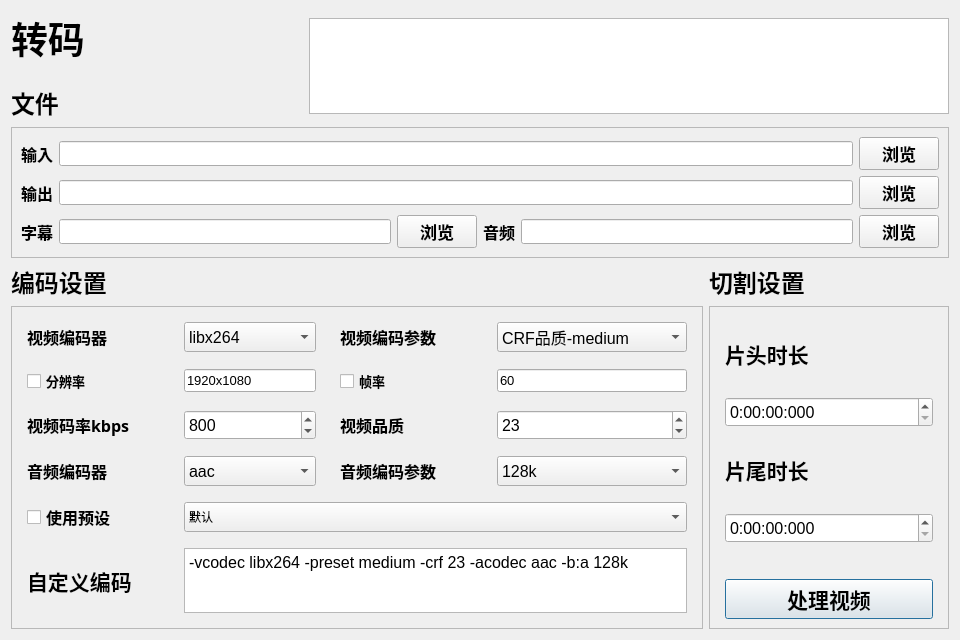
<?xml version="1.0" encoding="UTF-8"?>
<ui version="4.0">
 <class>Form</class>
 <widget class="QWidget" name="Form">
  <property name="enabled">
   <bool>true</bool>
  </property>
  <property name="geometry">
   <rect>
    <x>0</x>
    <y>0</y>
    <width>960</width>
    <height>640</height>
   </rect>
  </property>
  <property name="minimumSize">
   <size>
    <width>960</width>
    <height>640</height>
   </size>
  </property>
  <property name="maximumSize">
   <size>
    <width>1920</width>
    <height>1080</height>
   </size>
  </property>
  <property name="windowTitle">
   <string>Form</string>
  </property>
  <layout class="QVBoxLayout" name="verticalLayout_5">
   <item>
    <layout class="QHBoxLayout" name="horizontalLayout_3">
     <property name="spacing">
      <number>20</number>
     </property>
     <property name="sizeConstraint">
      <enum>QLayout::SizeConstraint::SetDefaultConstraint</enum>
     </property>
     <item>
      <layout class="QVBoxLayout" name="verticalLayout_4">
       <property name="rightMargin">
        <number>0</number>
       </property>
       <item>
        <widget class="QLabel" name="Title1">
         <property name="sizePolicy">
          <sizepolicy hsizetype="Maximum" vsizetype="Maximum">
           <horstretch>0</horstretch>
           <verstretch>0</verstretch>
          </sizepolicy>
         </property>
         <property name="maximumSize">
          <size>
           <width>100</width>
           <height>64</height>
          </size>
         </property>
         <property name="font">
          <font>
           <family>梦源黑体 SC W18</family>
           <pointsize>28</pointsize>
           <bold>true</bold>
           <kerning>true</kerning>
          </font>
         </property>
         <property name="text">
          <string>转码</string>
         </property>
        </widget>
       </item>
       <item>
        <widget class="QLabel" name="Title2">
         <property name="sizePolicy">
          <sizepolicy hsizetype="Preferred" vsizetype="Maximum">
           <horstretch>0</horstretch>
           <verstretch>0</verstretch>
          </sizepolicy>
         </property>
         <property name="maximumSize">
          <size>
           <width>100</width>
           <height>45</height>
          </size>
         </property>
         <property name="font">
          <font>
           <family>梦源黑体 SC W18</family>
           <pointsize>18</pointsize>
           <bold>true</bold>
           <kerning>true</kerning>
          </font>
         </property>
         <property name="text">
          <string>文件</string>
         </property>
        </widget>
       </item>
      </layout>
     </item>
     <item>
      <spacer name="horizontalSpacer">
       <property name="orientation">
        <enum>Qt::Orientation::Horizontal</enum>
       </property>
       <property name="sizeType">
        <enum>QSizePolicy::Policy::Expanding</enum>
       </property>
       <property name="sizeHint" stdset="0">
        <size>
         <width>20</width>
         <height>20</height>
        </size>
       </property>
      </spacer>
     </item>
     <item>
      <widget class="PlainTextEdit" name="console">
       <property name="sizePolicy">
        <sizepolicy hsizetype="Maximum" vsizetype="Maximum">
         <horstretch>0</horstretch>
         <verstretch>0</verstretch>
        </sizepolicy>
       </property>
       <property name="minimumSize">
        <size>
         <width>640</width>
         <height>0</height>
        </size>
       </property>
       <property name="maximumSize">
        <size>
         <width>640</width>
         <height>96</height>
        </size>
       </property>
       <property name="undoRedoEnabled">
        <bool>false</bool>
       </property>
       <property name="lineWrapMode">
        <enum>QPlainTextEdit::LineWrapMode::WidgetWidth</enum>
       </property>
       <property name="readOnly">
        <bool>true</bool>
       </property>
      </widget>
     </item>
    </layout>
   </item>
   <item>
    <widget class="QFrame" name="frame">
     <property name="enabled">
      <bool>true</bool>
     </property>
     <property name="sizePolicy">
      <sizepolicy hsizetype="Preferred" vsizetype="Maximum">
       <horstretch>0</horstretch>
       <verstretch>0</verstretch>
      </sizepolicy>
     </property>
     <property name="minimumSize">
      <size>
       <width>480</width>
       <height>0</height>
      </size>
     </property>
     <property name="maximumSize">
      <size>
       <width>16777215</width>
       <height>160</height>
      </size>
     </property>
     <property name="frameShape">
      <enum>QFrame::Shape::StyledPanel</enum>
     </property>
     <property name="frameShadow">
      <enum>QFrame::Shadow::Raised</enum>
     </property>
     <layout class="QVBoxLayout" name="verticalLayout">
      <item>
       <layout class="QHBoxLayout" name="horizontalLayout">
        <item>
         <widget class="QLabel" name="Title3_1">
          <property name="font">
           <font>
            <family>梦源黑体 SC W18</family>
            <pointsize>12</pointsize>
            <bold>true</bold>
            <kerning>true</kerning>
           </font>
          </property>
          <property name="text">
           <string>输入</string>
          </property>
         </widget>
        </item>
        <item>
         <widget class="LineEdit" name="lineEdit1">
          <property name="minimumSize">
           <size>
            <width>0</width>
            <height>25</height>
           </size>
          </property>
          <property name="font">
           <font>
            <pointsize>10</pointsize>
            <kerning>true</kerning>
           </font>
          </property>
         </widget>
        </item>
        <item>
         <widget class="QPushButton" name="fileBtn_1">
          <property name="font">
           <font>
            <family>梦源黑体 SC W18</family>
            <pointsize>13</pointsize>
            <bold>true</bold>
            <kerning>true</kerning>
           </font>
          </property>
          <property name="text">
           <string>浏览</string>
          </property>
         </widget>
        </item>
       </layout>
      </item>
      <item>
       <layout class="QHBoxLayout" name="horizontalLayout_2">
        <item>
         <widget class="QLabel" name="Title3_4">
          <property name="font">
           <font>
            <family>梦源黑体 SC W18</family>
            <pointsize>12</pointsize>
            <bold>true</bold>
            <kerning>true</kerning>
           </font>
          </property>
          <property name="text">
           <string>输出</string>
          </property>
         </widget>
        </item>
        <item>
         <widget class="LineEdit" name="lineEdit2">
          <property name="minimumSize">
           <size>
            <width>0</width>
            <height>25</height>
           </size>
          </property>
          <property name="font">
           <font>
            <pointsize>10</pointsize>
            <kerning>true</kerning>
           </font>
          </property>
         </widget>
        </item>
        <item>
         <widget class="QPushButton" name="fileBtn_2">
          <property name="font">
           <font>
            <family>梦源黑体 SC W18</family>
            <pointsize>13</pointsize>
            <bold>true</bold>
            <kerning>true</kerning>
           </font>
          </property>
          <property name="text">
           <string>浏览</string>
          </property>
         </widget>
        </item>
       </layout>
      </item>
      <item>
       <layout class="QHBoxLayout" name="horizontalLayout_4">
        <item>
         <layout class="QHBoxLayout" name="horizontalLayout_6">
          <item>
           <widget class="QLabel" name="Title3_8">
            <property name="font">
             <font>
              <family>梦源黑体 SC W18</family>
              <pointsize>12</pointsize>
              <bold>true</bold>
              <kerning>true</kerning>
             </font>
            </property>
            <property name="text">
             <string>字幕</string>
            </property>
           </widget>
          </item>
          <item>
           <widget class="LineEdit" name="lineEdit4">
            <property name="minimumSize">
             <size>
              <width>0</width>
              <height>25</height>
             </size>
            </property>
            <property name="font">
             <font>
              <pointsize>10</pointsize>
              <kerning>true</kerning>
             </font>
            </property>
           </widget>
          </item>
          <item>
           <widget class="QPushButton" name="fileBtn_4">
            <property name="font">
             <font>
              <family>梦源黑体 SC W18</family>
              <pointsize>13</pointsize>
              <bold>true</bold>
              <kerning>true</kerning>
             </font>
            </property>
            <property name="text">
             <string>浏览</string>
            </property>
           </widget>
          </item>
         </layout>
        </item>
        <item>
         <layout class="QHBoxLayout" name="horizontalLayout_5">
          <item>
           <widget class="QLabel" name="Title3_7">
            <property name="font">
             <font>
              <family>梦源黑体 SC W18</family>
              <pointsize>12</pointsize>
              <bold>true</bold>
              <kerning>true</kerning>
             </font>
            </property>
            <property name="text">
             <string>音频</string>
            </property>
           </widget>
          </item>
          <item>
           <widget class="LineEdit" name="lineEdit3">
            <property name="minimumSize">
             <size>
              <width>0</width>
              <height>25</height>
             </size>
            </property>
            <property name="font">
             <font>
              <pointsize>10</pointsize>
              <kerning>true</kerning>
             </font>
            </property>
           </widget>
          </item>
          <item>
           <widget class="QPushButton" name="fileBtn_3">
            <property name="font">
             <font>
              <family>梦源黑体 SC W18</family>
              <pointsize>13</pointsize>
              <bold>true</bold>
              <kerning>true</kerning>
             </font>
            </property>
            <property name="text">
             <string>浏览</string>
            </property>
           </widget>
          </item>
         </layout>
        </item>
       </layout>
      </item>
     </layout>
    </widget>
   </item>
   <item>
    <layout class="QHBoxLayout" name="horizontalLayout_8">
     <item>
      <widget class="QLabel" name="Title2_2">
       <property name="maximumSize">
        <size>
         <width>16777215</width>
         <height>45</height>
        </size>
       </property>
       <property name="font">
        <font>
         <family>梦源黑体 SC W18</family>
         <pointsize>18</pointsize>
         <bold>true</bold>
         <kerning>true</kerning>
        </font>
       </property>
       <property name="text">
        <string>编码设置</string>
       </property>
      </widget>
     </item>
     <item>
      <widget class="QLabel" name="Title2_3">
       <property name="sizePolicy">
        <sizepolicy hsizetype="Preferred" vsizetype="Maximum">
         <horstretch>0</horstretch>
         <verstretch>0</verstretch>
        </sizepolicy>
       </property>
       <property name="minimumSize">
        <size>
         <width>240</width>
         <height>0</height>
        </size>
       </property>
       <property name="maximumSize">
        <size>
         <width>220</width>
         <height>16777215</height>
        </size>
       </property>
       <property name="font">
        <font>
         <family>梦源黑体 SC W18</family>
         <pointsize>18</pointsize>
         <bold>true</bold>
         <kerning>true</kerning>
        </font>
       </property>
       <property name="text">
        <string>切割设置</string>
       </property>
      </widget>
     </item>
    </layout>
   </item>
   <item>
    <layout class="QHBoxLayout" name="horizontalLayout_9">
     <property name="spacing">
      <number>6</number>
     </property>
     <item>
      <widget class="QFrame" name="frame_2">
       <property name="minimumSize">
        <size>
         <width>670</width>
         <height>200</height>
        </size>
       </property>
       <property name="maximumSize">
        <size>
         <width>16777215</width>
         <height>360</height>
        </size>
       </property>
       <property name="frameShape">
        <enum>QFrame::Shape::StyledPanel</enum>
       </property>
       <property name="frameShadow">
        <enum>QFrame::Shadow::Raised</enum>
       </property>
       <layout class="QVBoxLayout" name="verticalLayout_2" stretch="0">
        <property name="spacing">
         <number>12</number>
        </property>
        <property name="leftMargin">
         <number>15</number>
        </property>
        <property name="topMargin">
         <number>15</number>
        </property>
        <property name="rightMargin">
         <number>15</number>
        </property>
        <property name="bottomMargin">
         <number>15</number>
        </property>
        <item>
         <layout class="QGridLayout" name="gridLayout">
          <property name="horizontalSpacing">
           <number>24</number>
          </property>
          <property name="verticalSpacing">
           <number>16</number>
          </property>
          <item row="4" column="1" colspan="3">
           <widget class="ComboBox" name="comboBox_5">
            <property name="enabled">
             <bool>true</bool>
            </property>
            <property name="sizePolicy">
             <sizepolicy hsizetype="Preferred" vsizetype="Maximum">
              <horstretch>0</horstretch>
              <verstretch>0</verstretch>
             </sizepolicy>
            </property>
            <property name="minimumSize">
             <size>
              <width>0</width>
              <height>30</height>
             </size>
            </property>
            <item>
             <property name="text">
              <string>默认</string>
             </property>
            </item>
           </widget>
          </item>
          <item row="3" column="0">
           <widget class="QLabel" name="label_3">
            <property name="font">
             <font>
              <family>梦源黑体 SC W18</family>
              <pointsize>12</pointsize>
              <bold>true</bold>
              <kerning>true</kerning>
             </font>
            </property>
            <property name="text">
             <string>音频编码器</string>
            </property>
           </widget>
          </item>
          <item row="5" column="0">
           <widget class="QLabel" name="label_5">
            <property name="font">
             <font>
              <family>梦源黑体 SC W18</family>
              <pointsize>16</pointsize>
              <bold>true</bold>
              <kerning>true</kerning>
             </font>
            </property>
            <property name="text">
             <string>自定义编码</string>
            </property>
           </widget>
          </item>
          <item row="1" column="0">
           <widget class="CheckBox" name="checkBox_2">
            <property name="font">
             <font>
              <family>梦源黑体 SC W18</family>
              <pointsize>10</pointsize>
              <bold>true</bold>
              <kerning>true</kerning>
             </font>
            </property>
            <property name="text">
             <string>分辨率</string>
            </property>
           </widget>
          </item>
          <item row="2" column="0">
           <widget class="QLabel" name="label_6">
            <property name="font">
             <font>
              <family>梦源黑体 SC W18</family>
              <pointsize>12</pointsize>
              <bold>true</bold>
              <kerning>true</kerning>
             </font>
            </property>
            <property name="text">
             <string>视频码率kbps</string>
            </property>
           </widget>
          </item>
          <item row="0" column="3">
           <widget class="ComboBox" name="comboBox_2">
            <property name="sizePolicy">
             <sizepolicy hsizetype="Minimum" vsizetype="Minimum">
              <horstretch>0</horstretch>
              <verstretch>0</verstretch>
             </sizepolicy>
            </property>
            <property name="minimumSize">
             <size>
              <width>0</width>
              <height>30</height>
             </size>
            </property>
            <property name="font">
             <font>
              <pointsize>12</pointsize>
              <kerning>true</kerning>
             </font>
            </property>
            <item>
             <property name="text">
              <string extracomment="-preset medium -crf 23">CRF品质-medium</string>
             </property>
            </item>
            <item>
             <property name="text">
              <string>CRF品质-fast</string>
             </property>
            </item>
            <item>
             <property name="text">
              <string>CBR平均码率-medium</string>
             </property>
            </item>
            <item>
             <property name="text">
              <string>CBR平均码率-fast</string>
             </property>
            </item>
            <item>
             <property name="text">
              <string>CQP硬编品质(*qsv)</string>
             </property>
            </item>
           </widget>
          </item>
          <item row="3" column="3">
           <widget class="ComboBox" name="comboBox_3">
            <property name="sizePolicy">
             <sizepolicy hsizetype="Preferred" vsizetype="Minimum">
              <horstretch>0</horstretch>
              <verstretch>0</verstretch>
             </sizepolicy>
            </property>
            <property name="minimumSize">
             <size>
              <width>0</width>
              <height>30</height>
             </size>
            </property>
            <property name="font">
             <font>
              <pointsize>12</pointsize>
              <kerning>true</kerning>
             </font>
            </property>
            <item>
             <property name="text">
              <string>128k</string>
             </property>
            </item>
            <item>
             <property name="text">
              <string>64k</string>
             </property>
            </item>
            <item>
             <property name="text">
              <string>192k</string>
             </property>
            </item>
            <item>
             <property name="text">
              <string>320k</string>
             </property>
            </item>
            <item>
             <property name="text">
              <string>512k</string>
             </property>
            </item>
           </widget>
          </item>
          <item row="0" column="0">
           <widget class="QLabel" name="Title3_2">
            <property name="font">
             <font>
              <family>梦源黑体 SC W18</family>
              <pointsize>12</pointsize>
              <bold>true</bold>
              <kerning>true</kerning>
             </font>
            </property>
            <property name="text">
             <string>视频编码器</string>
            </property>
           </widget>
          </item>
          <item row="2" column="2">
           <widget class="QLabel" name="label_7">
            <property name="font">
             <font>
              <family>梦源黑体 SC W18</family>
              <pointsize>12</pointsize>
              <bold>true</bold>
              <kerning>true</kerning>
             </font>
            </property>
            <property name="text">
             <string>视频品质</string>
            </property>
           </widget>
          </item>
          <item row="1" column="1">
           <widget class="LineEdit" name="lineEdit">
            <property name="sizePolicy">
             <sizepolicy hsizetype="Minimum" vsizetype="Fixed">
              <horstretch>0</horstretch>
              <verstretch>0</verstretch>
             </sizepolicy>
            </property>
            <property name="font">
             <font>
              <pointsize>10</pointsize>
              <kerning>true</kerning>
             </font>
            </property>
            <property name="text">
             <string>1920x1080</string>
            </property>
           </widget>
          </item>
          <item row="2" column="1">
           <widget class="SpinBox" name="spinBox">
            <property name="sizePolicy">
             <sizepolicy hsizetype="Minimum" vsizetype="Minimum">
              <horstretch>0</horstretch>
              <verstretch>0</verstretch>
             </sizepolicy>
            </property>
            <property name="minimumSize">
             <size>
              <width>0</width>
              <height>30</height>
             </size>
            </property>
            <property name="font">
             <font>
              <pointsize>12</pointsize>
              <kerning>true</kerning>
             </font>
            </property>
            <property name="maximum">
             <number>40000</number>
            </property>
            <property name="value">
             <number>800</number>
            </property>
           </widget>
          </item>
          <item row="1" column="3">
           <widget class="LineEdit" name="lineEdit_2">
            <property name="sizePolicy">
             <sizepolicy hsizetype="Minimum" vsizetype="Fixed">
              <horstretch>0</horstretch>
              <verstretch>0</verstretch>
             </sizepolicy>
            </property>
            <property name="font">
             <font>
              <pointsize>10</pointsize>
              <kerning>true</kerning>
             </font>
            </property>
            <property name="text">
             <string>60</string>
            </property>
           </widget>
          </item>
          <item row="0" column="2">
           <widget class="QLabel" name="label">
            <property name="font">
             <font>
              <family>梦源黑体 SC W18</family>
              <pointsize>12</pointsize>
              <bold>true</bold>
              <kerning>true</kerning>
             </font>
            </property>
            <property name="text">
             <string>视频编码参数</string>
            </property>
           </widget>
          </item>
          <item row="1" column="2">
           <widget class="CheckBox" name="checkBox_3">
            <property name="font">
             <font>
              <family>梦源黑体 SC W18</family>
              <pointsize>10</pointsize>
              <bold>true</bold>
              <kerning>true</kerning>
             </font>
            </property>
            <property name="text">
             <string>帧率</string>
            </property>
           </widget>
          </item>
          <item row="3" column="1">
           <widget class="ComboBox" name="comboBox_4">
            <property name="sizePolicy">
             <sizepolicy hsizetype="Preferred" vsizetype="Minimum">
              <horstretch>0</horstretch>
              <verstretch>0</verstretch>
             </sizepolicy>
            </property>
            <property name="minimumSize">
             <size>
              <width>0</width>
              <height>30</height>
             </size>
            </property>
            <property name="font">
             <font>
              <pointsize>12</pointsize>
              <kerning>true</kerning>
             </font>
            </property>
            <item>
             <property name="text">
              <string>aac</string>
             </property>
            </item>
            <item>
             <property name="text">
              <string>alac</string>
             </property>
            </item>
            <item>
             <property name="text">
              <string>flac</string>
             </property>
            </item>
            <item>
             <property name="text">
              <string>opus</string>
             </property>
            </item>
            <item>
             <property name="text">
              <string>copy</string>
             </property>
            </item>
            <item>
             <property name="text">
              <string>custom</string>
             </property>
            </item>
           </widget>
          </item>
          <item row="0" column="1">
           <widget class="ComboBox" name="comboBox">
            <property name="sizePolicy">
             <sizepolicy hsizetype="Minimum" vsizetype="Minimum">
              <horstretch>0</horstretch>
              <verstretch>0</verstretch>
             </sizepolicy>
            </property>
            <property name="minimumSize">
             <size>
              <width>0</width>
              <height>30</height>
             </size>
            </property>
            <property name="font">
             <font>
              <family>Microsoft YaHei UI</family>
              <pointsize>12</pointsize>
              <kerning>true</kerning>
             </font>
            </property>
            <item>
             <property name="text">
              <string>libx264</string>
             </property>
            </item>
            <item>
             <property name="text">
              <string>h264_nvenc</string>
             </property>
            </item>
            <item>
             <property name="text">
              <string>h264_qsv</string>
             </property>
            </item>
            <item>
             <property name="text">
              <string>h264_amf</string>
             </property>
            </item>
            <item>
             <property name="text">
              <string>copy</string>
             </property>
            </item>
            <item>
             <property name="text">
              <string>custom</string>
             </property>
            </item>
           </widget>
          </item>
          <item row="2" column="3">
           <widget class="SpinBox" name="spinBox_2">
            <property name="sizePolicy">
             <sizepolicy hsizetype="Minimum" vsizetype="Minimum">
              <horstretch>0</horstretch>
              <verstretch>0</verstretch>
             </sizepolicy>
            </property>
            <property name="font">
             <font>
              <pointsize>12</pointsize>
              <kerning>true</kerning>
             </font>
            </property>
            <property name="maximum">
             <number>51</number>
            </property>
            <property name="value">
             <number>23</number>
            </property>
           </widget>
          </item>
          <item row="3" column="2">
           <widget class="QLabel" name="label_4">
            <property name="font">
             <font>
              <family>梦源黑体 SC W18</family>
              <pointsize>12</pointsize>
              <bold>true</bold>
              <kerning>true</kerning>
             </font>
            </property>
            <property name="text">
             <string>音频编码参数</string>
            </property>
           </widget>
          </item>
          <item row="4" column="0">
           <widget class="CheckBox" name="checkBox">
            <property name="sizeIncrement">
             <size>
              <width>0</width>
              <height>0</height>
             </size>
            </property>
            <property name="font">
             <font>
              <family>梦源黑体 SC W18</family>
              <pointsize>12</pointsize>
              <bold>true</bold>
              <kerning>true</kerning>
              <hintingpreference>PreferDefaultHinting</hintingpreference>
             </font>
            </property>
            <property name="mouseTracking">
             <bool>true</bool>
            </property>
            <property name="layoutDirection">
             <enum>Qt::LayoutDirection::LeftToRight</enum>
            </property>
            <property name="inputMethodHints">
             <set>Qt::InputMethodHint::ImhNone</set>
            </property>
            <property name="text">
             <string>使用预设</string>
            </property>
            <property name="autoExclusive">
             <bool>false</bool>
            </property>
           </widget>
          </item>
          <item row="5" column="1" colspan="3">
           <widget class="PlainTextEdit" name="plainTextEdit">
            <property name="font">
             <font>
              <pointsize>12</pointsize>
             </font>
            </property>
            <property name="plainText">
             <string>-vcodec libx264 -preset medium -crf 23 -acodec aac -b:a 128k</string>
            </property>
           </widget>
          </item>
         </layout>
        </item>
       </layout>
      </widget>
     </item>
     <item>
      <widget class="QFrame" name="frame_3">
       <property name="sizePolicy">
        <sizepolicy hsizetype="Minimum" vsizetype="Minimum">
         <horstretch>0</horstretch>
         <verstretch>0</verstretch>
        </sizepolicy>
       </property>
       <property name="minimumSize">
        <size>
         <width>240</width>
         <height>200</height>
        </size>
       </property>
       <property name="maximumSize">
        <size>
         <width>240</width>
         <height>360</height>
        </size>
       </property>
       <property name="frameShape">
        <enum>QFrame::Shape::StyledPanel</enum>
       </property>
       <property name="frameShadow">
        <enum>QFrame::Shadow::Raised</enum>
       </property>
       <layout class="QVBoxLayout" name="verticalLayout_3">
        <property name="leftMargin">
         <number>15</number>
        </property>
        <property name="rightMargin">
         <number>15</number>
        </property>
        <item>
         <widget class="QLabel" name="Title3_3">
          <property name="font">
           <font>
            <family>梦源黑体 SC W18</family>
            <pointsize>16</pointsize>
            <bold>true</bold>
            <kerning>true</kerning>
           </font>
          </property>
          <property name="text">
           <string>片头时长</string>
          </property>
         </widget>
        </item>
        <item>
         <widget class="TimeEdit" name="timeEdit">
          <property name="sizePolicy">
           <sizepolicy hsizetype="Minimum" vsizetype="Fixed">
            <horstretch>0</horstretch>
            <verstretch>0</verstretch>
           </sizepolicy>
          </property>
          <property name="minimumSize">
           <size>
            <width>150</width>
            <height>30</height>
           </size>
          </property>
          <property name="font">
           <font>
            <pointsize>12</pointsize>
            <kerning>true</kerning>
           </font>
          </property>
          <property name="displayFormat">
           <string>H:mm:ss:zzz</string>
          </property>
         </widget>
        </item>
        <item>
         <widget class="QLabel" name="label_2">
          <property name="font">
           <font>
            <family>梦源黑体 SC W18</family>
            <pointsize>16</pointsize>
            <bold>true</bold>
            <kerning>true</kerning>
           </font>
          </property>
          <property name="text">
           <string>片尾时长</string>
          </property>
         </widget>
        </item>
        <item>
         <widget class="TimeEdit" name="timeEdit_2">
          <property name="minimumSize">
           <size>
            <width>150</width>
            <height>30</height>
           </size>
          </property>
          <property name="font">
           <font>
            <pointsize>12</pointsize>
            <kerning>true</kerning>
           </font>
          </property>
          <property name="displayFormat">
           <string>H:mm:ss:zzz</string>
          </property>
         </widget>
        </item>
        <item>
         <spacer name="verticalSpacer">
          <property name="orientation">
           <enum>Qt::Orientation::Vertical</enum>
          </property>
          <property name="sizeType">
           <enum>QSizePolicy::Policy::Maximum</enum>
          </property>
          <property name="sizeHint" stdset="0">
           <size>
            <width>20</width>
            <height>30</height>
           </size>
          </property>
         </spacer>
        </item>
        <item>
         <widget class="PrimaryPushButton" name="pushBtn">
          <property name="sizePolicy">
           <sizepolicy hsizetype="Preferred" vsizetype="Fixed">
            <horstretch>0</horstretch>
            <verstretch>0</verstretch>
           </sizepolicy>
          </property>
          <property name="font">
           <font>
            <family>梦源黑体 SC W18</family>
            <pointsize>16</pointsize>
            <bold>true</bold>
            <kerning>true</kerning>
           </font>
          </property>
          <property name="text">
           <string>处理视频</string>
          </property>
          <property name="default">
           <bool>true</bool>
          </property>
          <property name="flat">
           <bool>false</bool>
          </property>
         </widget>
        </item>
       </layout>
      </widget>
     </item>
    </layout>
   </item>
  </layout>
 </widget>
 <customwidgets>
  <customwidget>
   <class>PrimaryPushButton</class>
   <extends>QPushButton</extends>
   <header>qfluentwidgets</header>
  </customwidget>
  <customwidget>
   <class>PlainTextEdit</class>
   <extends>QPlainTextEdit</extends>
   <header>qfluentwidgets</header>
  </customwidget>
  <customwidget>
   <class>ComboBox</class>
   <extends>QComboBox</extends>
   <header>qfluentwidgets</header>
  </customwidget>
  <customwidget>
   <class>SpinBox</class>
   <extends>QSpinBox</extends>
   <header>qfluentwidgets</header>
  </customwidget>
  <customwidget>
   <class>TimeEdit</class>
   <extends>QTimeEdit</extends>
   <header>qfluentwidgets</header>
  </customwidget>
  <customwidget>
   <class>CheckBox</class>
   <extends>QCheckBox</extends>
   <header>qfluentwidgets</header>
  </customwidget>
  <customwidget>
   <class>LineEdit</class>
   <extends>QLineEdit</extends>
   <header>qfluentwidgets</header>
  </customwidget>
 </customwidgets>
 <resources>
  <include location="resource.qrc"/>
 </resources>
 <connections>
  <connection>
   <sender>comboBox_5</sender>
   <signal>currentTextChanged(QString)</signal>
   <receiver>plainTextEdit</receiver>
   <slot>setPlainText(QString)</slot>
   <hints>
    <hint type="sourcelabel">
     <x>292</x>
     <y>532</y>
    </hint>
    <hint type="destinationlabel">
     <x>298</x>
     <y>603</y>
    </hint>
   </hints>
  </connection>
 </connections>
</ui>
